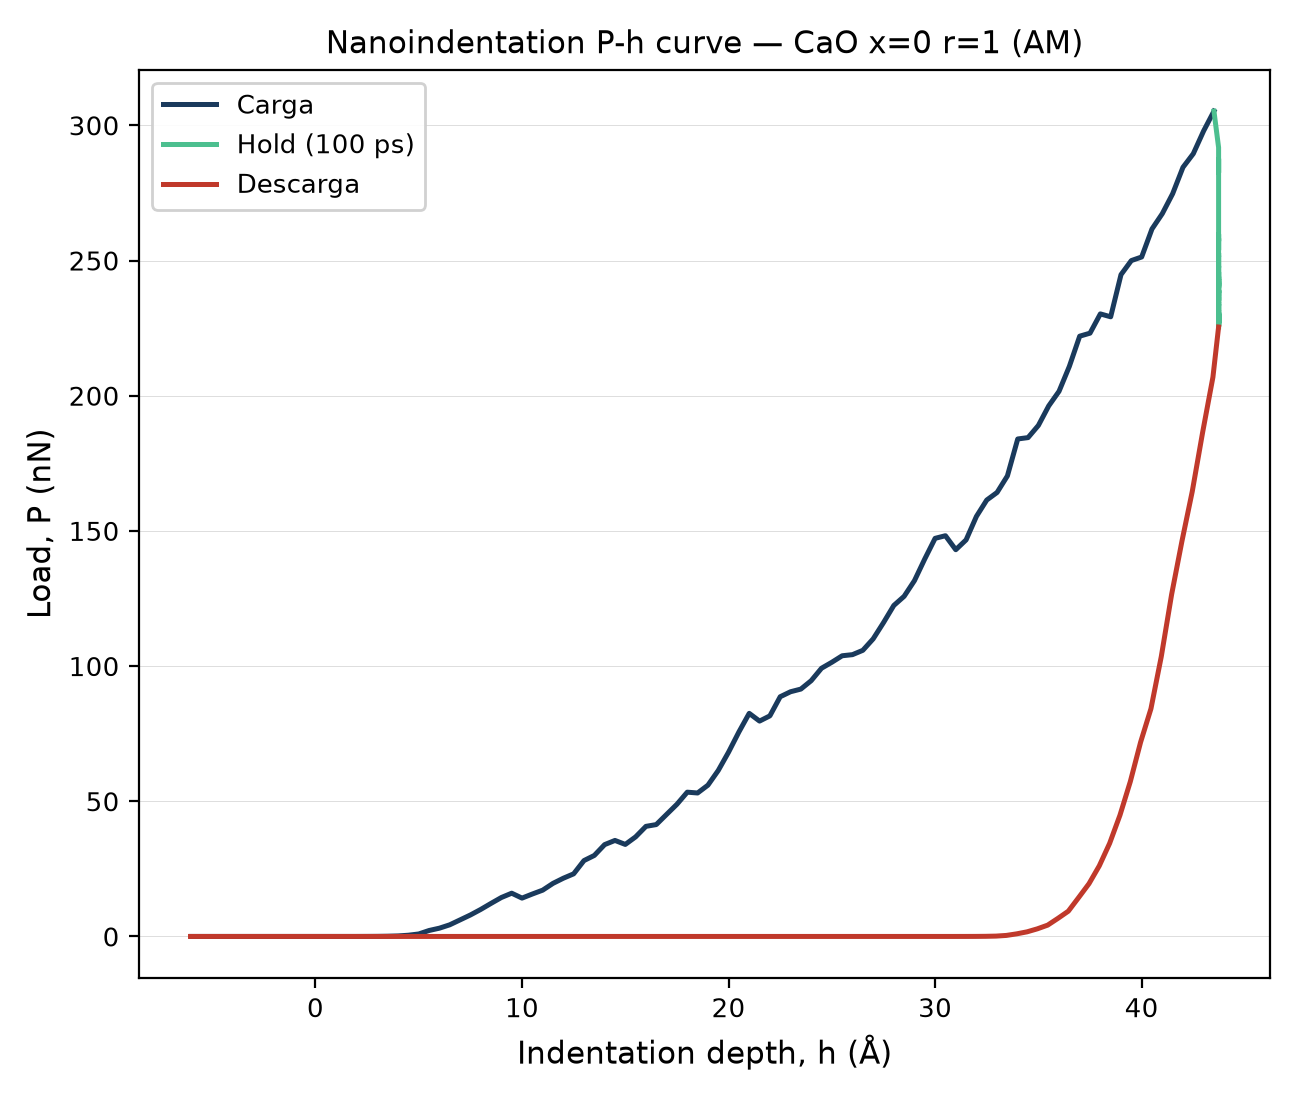

Generate this figure with Python:
"""Curva carga-penetracion (P-h) de la indentacion piloto CaO x=0 r=1."""
from pathlib import Path
import numpy as np
import matplotlib.pyplot as plt

HERE = Path(__file__).parent
EV_A_TO_NN = 1.602176634  # 1 eV/A = 1.602176634 nN

data = np.loadtxt(HERE / "tip_force_vs_disp.dat", comments="#")
step, fz, zpos = data[:, 0], data[:, 1], data[:, 2]

# Signo: compresion (fz negativo en la convencion de LAMMPS) -> carga positiva
F = -fz if np.median(fz[step > 1e5]) < 0 else fz
F_nN = F * EV_A_TO_NN

# Contacto: primer punto donde la fuerza supera el ruido de fondo
noise = np.median(np.abs(F[:10]))
i_contact = np.argmax(np.abs(F) > max(5 * noise, 1e-6))
z_contact = zpos[i_contact]
h = z_contact - zpos  # profundidad de penetracion (A), 0 en el contacto

loading = (step >= 20000) & (step <= 120000)
holding = (step >= 120000) & (step <= 220000)
unloading = (step >= 220000) & (step <= 320000)

fig, ax = plt.subplots(figsize=(6.5, 5.5))
ax.plot(h[loading], F_nN[loading], color="#1a3a5c", lw=1.8, label="Carga")
ax.plot(h[holding], F_nN[holding], color="#4cbf8f", lw=1.8, label="Hold (100 ps)")
ax.plot(h[unloading], F_nN[unloading], color="#c0392b", lw=1.8, label="Descarga")

ax.set_xlabel("Indentation depth, h (Å)", fontsize=11)
ax.set_ylabel("Load, P (nN)", fontsize=11)
ax.set_title("Nanoindentation P-h curve — CaO x=0 r=1 (AM)", fontsize=11)
ax.grid(axis="y", lw=0.35, color="#dddddd", zorder=0)
ax.tick_params(labelsize=9.5)
ax.legend(fontsize=9.5, frameon=True, framealpha=0.9, edgecolor="#cccccc")
fig.tight_layout()

fig.savefig(HERE / "fig_indentation_Ph.pdf")
fig.savefig(HERE / "fig_indentation_Ph.png", dpi=200)

Pmax = F_nN[loading].max()
hmax = h[loading][np.argmax(F_nN[loading])]
print(f"Pmax = {Pmax:.3f} nN")
print(f"hmax = {hmax:.3f} A")
print("(hf residual requiere el ajuste Oliver-Pharr de la pendiente de descarga,")
print(" no el ultimo punto crudo -- ver compute_hardness_OliverPharr.py)")
print("Figuras guardadas: fig_indentation_Ph.pdf / .png")
